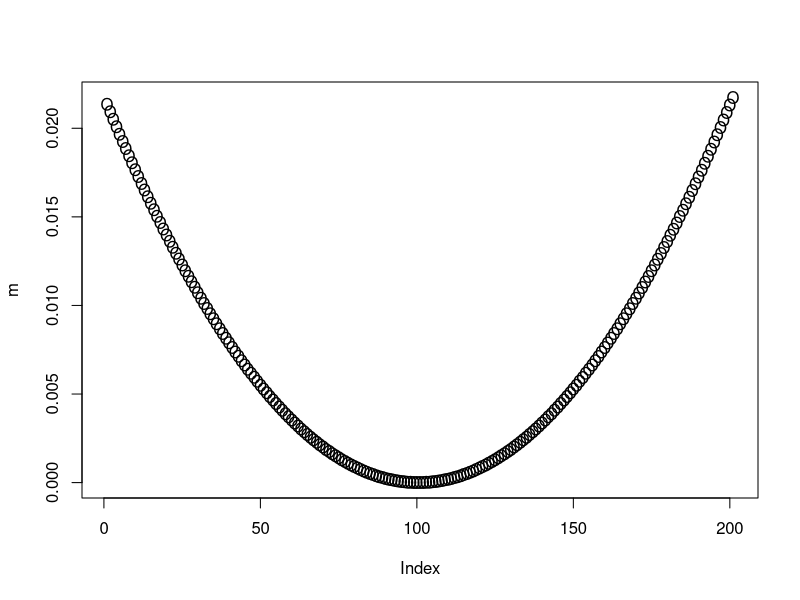

Source code (R):
ecuacion= function(x){
  return(2+(exp(1)-2)*exp(-x^3))
}
h=0.001
x=seq(-0.1, 0.1, h)
m=c()
for(i in 0:length(x)){
    m[i]=abs((ecuacion(x[i]+h)-ecuacion(x[i]))/h)
}
plot(m, pch='O')
cat("cota= ",m[length(m)])
m